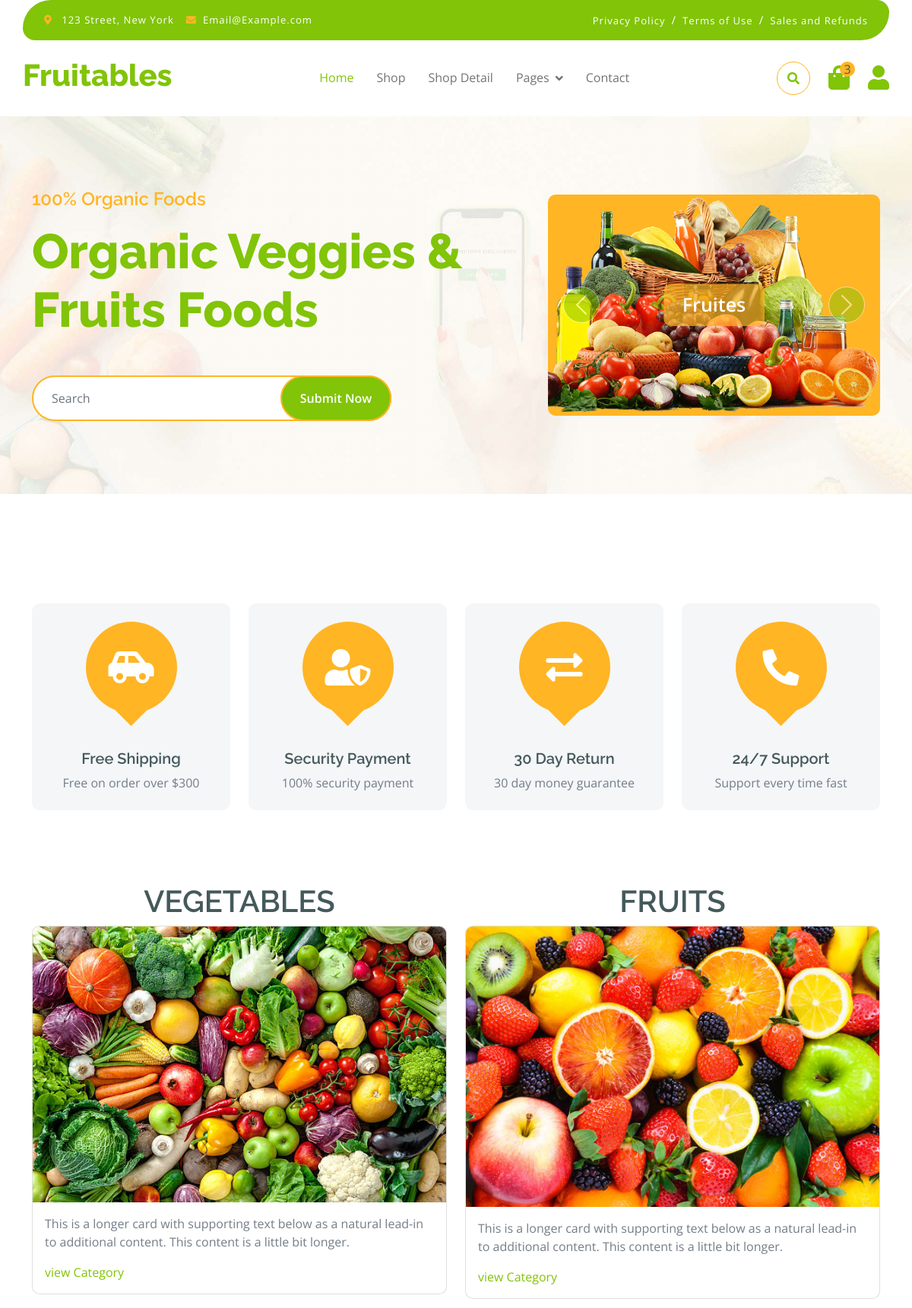
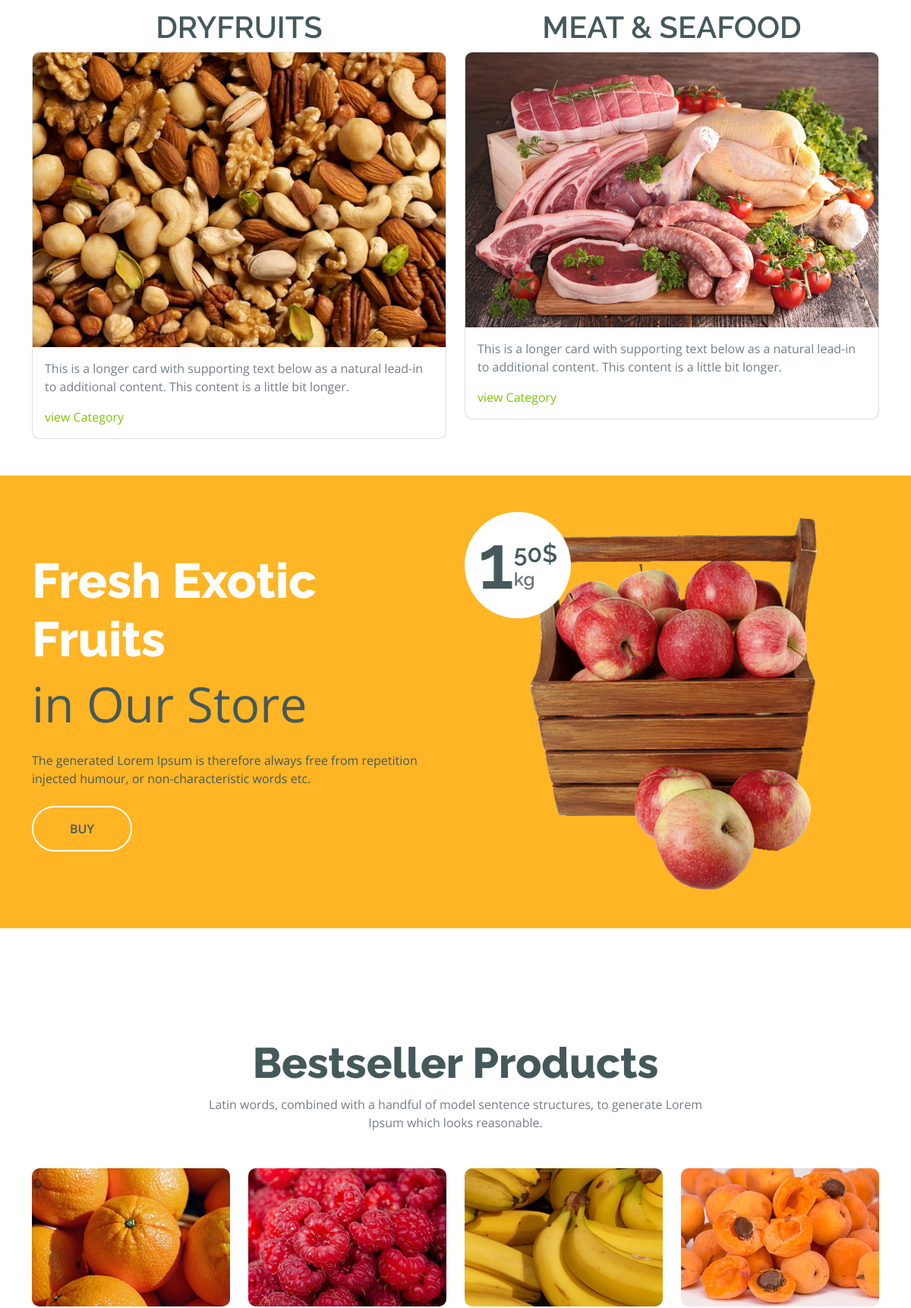
The page / (upper part) on the database its author committed (2 pictures, top to bottom).
### tables this page shows
CREATE TABLE `category` (
  `cat_id` int(255) NOT NULL,
  `cat_name` varchar(255) NOT NULL,
  `cat_image` varchar(255) NOT NULL
);

### index.php (the view, shortened to what this page needs)
<?php
include("config.php");
include("includes/header2.php");
?>
        <div class="container-fluid py-5 mb-5 hero-header">
            <div class="container py-5">
                <div class="row g-5 align-items-center">
                    <div class="col-md-12 col-lg-7">
                        <h4 class="mb-3 text-secondary">100% Organic Foods</h4>
                        <h1 class="mb-5 display-3 text-primary">Organic Veggies & Fruits Foods</h1>
                        <div class="position-relative mx-auto">
                            <input class="form-control border-2 border-secondary w-75 py-3 px-4 rounded-pill" type="number" placeholder="Search">
                            <button type="submit" class="btn btn-primary border-2 border-secondary py-3 px-4 position-absolute rounded-pill text-white h-100" style="top: 0; right: 25%;">Submit Now</button>
                        </div>
                    </div>
                    <div class="col-md-12 col-lg-5">
                        <div id="carouselId" class="carousel slide position-relative" data-bs-ride="carousel">
                            <div class="carousel-inner" role="listbox">
                                <div class="carousel-item active rounded">
                                    <img src="img/hero-img-1.png" class="img-fluid w-100 h-100 bg-secondary rounded" alt="First slide">
                                    <a href="#" class="btn px-4 py-2 text-white rounded">Fruites</a>
                                </div>
                            </div>
                            <button class="carousel-control-prev" type="button" data-bs-target="#carouselId" data-bs-slide="prev">
                                <span class="carousel-control-prev-icon" aria-hidden="true"></span>
                            </button>
                            <button class="carousel-control-next" type="button" data-bs-target="#carouselId" data-bs-slide="next">
                                <span class="carousel-control-next-icon" aria-hidden="true"></span>
                            </button>
                        </div>
                    </div>
                </div>
            </div>
        </div>
        <div class="container-fluid featurs py-5">
            <div class="container py-5">
                <div class="row g-4">
                    <div class="col-md-6 col-lg-3">
                        <div class="featurs-item text-center rounded bg-light p-4">
                            <div class="featurs-icon btn-square rounded-circle bg-secondary mb-5 mx-auto">
                                <i class="fas fa-car-side fa-3x text-white"></i>
                            </div>
                            <div class="featurs-content text-center">
                                <h5>Free Shipping</h5>
                                <p class="mb-0">Free on order over $300</p>
                            </div>
                        </div>
                    </div>
                    <div class="col-md-6 col-lg-3">
                        <div class="featurs-item text-center rounded bg-light p-4">
                            <div class="featurs-icon btn-square rounded-circle bg-secondary mb-5 mx-auto">
                                <i class="fas fa-user-shield fa-3x text-white"></i>
                            </div>
                            <div class="featurs-content text-center">
                                <h5>Security Payment</h5>
                                <p class="mb-0">100% security payment</p>
                            </div>
                        </div>
                    </div>
                    <div class="col-md-6 col-lg-3">
                        <div class="featurs-item text-center rounded bg-light p-4">
                            <div class="featurs-icon btn-square rounded-circle bg-secondary mb-5 mx-auto">
                                <i class="fas fa-exchange-alt fa-3x text-white"></i>
                            </div>
                            <div class="featurs-content text-center">
                                <h5>30 Day Return</h5>
                                <p class="mb-0">30 day money guarantee</p>
                            </div>
                        </div>
                    </div>
                    <div class="col-md-6 col-lg-3">
                        <div class="featurs-item text-center rounded bg-light p-4">
                            <div class="featurs-icon btn-square rounded-circle bg-secondary mb-5 mx-auto">
                                <i class="fa fa-phone-alt fa-3x text-white"></i>
                            </div>
                            <div class="featurs-content text-center">
                                <h5>24/7 Support</h5>
                                <p class="mb-0">Support every time fast</p>
                            </div>
                        </div>
                    </div>
                </div>
            </div>
        </div>
<?php
    $fetch_cat="SELECT * FROM `category`";
    $run=mysqli_query($connection,$fetch_cat);
    if (mysqli_num_rows($run)>0) {
?>
  <div class="container">
  <div class="row row-cols-1 row-cols-md-2 g-4">
      <?php
      while ($row=mysqli_fetch_assoc($run)) {
    ?>
  <div class="col">
      <h1 class="card-title text-center text-uppercase"><?php echo $row['cat_name']?></h1>
    <div class="card">
      <img src="<?php echo 'admin-pro/images/'.$row['cat_image']?>" class="card-img-top" alt="...">
      <div class="card-body">
        <p class="card-text">This is a longer card with supporting text below as a natural lead-in to additional content. This content is a little bit longer.</p>
        <a href="fetchpro.php?id=<?php echo $row['cat_id']?>">view Category</a>
    </div>
</div>
  </div>
  <?php
   }
}
  ?>
</div>
</div>
        <div class="container-fluid banner bg-secondary my-5">
            <div class="container py-5">
                <div class="row g-4 align-items-center">
                    <div class="col-lg-6">
                        <div class="py-4">
                            <h1 class="display-3 text-white">Fresh Exotic Fruits</h1>
                            <p class="fw-normal display-3 text-dark mb-4">in Our Store</p>
                            <p class="mb-4 text-dark">The generated Lorem Ipsum is therefore always free from repetition injected humour, or non-characteristic words etc.</p>
                            <a href="#" class="banner-btn btn border-2 border-white rounded-pill text-dark py-3 px-5">BUY</a>
                        </div>
                    </div>
                    <div class="col-lg-6">
                        <div class="position-relative">
                            <img src="img/baner-1.png" class="img-fluid w-100 rounded" alt="">
                            <div class="d-flex align-items-center justify-content-center bg-white rounded-circle position-absolute" style="width: 140px; height: 140px; top: 0; left: 0;">
                                <h1 style="font-size: 100px;">1</h1>
                                <div class="d-flex flex-column">
                                    <span class="h2 mb-0">50$</span>
                                    <span class="h4 text-muted mb-0">kg</span>
                                </div>
                            </div>
                        </div>
                    </div>
                </div>
            </div>
        </div>
        <div class="container-fluid py-5">
            <div class="container py-5">
                <div class="text-center mx-auto mb-5" style="max-width: 700px;">
                    <h1 class="display-4">Bestseller Products</h1>
                    <p>Latin words, combined with a handful of model sentence structures, to generate Lorem Ipsum which looks reasonable.</p>
                </div>
                <div class="row g-4">
                    <div class="col-md-6 col-lg-6 col-xl-3">
                        <div class="text-center">
                            <img src="img/fruite-item-1.jpg" class="img-fluid rounded" alt="">
                        </div>
                    </div>
                    <div class="col-md-6 col-lg-6 col-xl-3">
                        <div class="text-center">
                            <img src="img/fruite-item-2.jpg" class="img-fluid rounded" alt="">
                        </div>
                    </div>
                    <div class="col-md-6 col-lg-6 col-xl-3">
                        <div class="text-center">
                            <img src="img/fruite-item-3.jpg" class="img-fluid rounded" alt="">
                        </div>
                    </div>
                    <div class="col-md-6 col-lg-6 col-xl-3">
                        <div class="text-center">
                            <img src="img/fruite-item-4.jpg" class="img-fluid rounded" alt="">
                        </div>
                    </div>
                </div>
            </div>
        </div>
<?php
include("includes/footer2.php");
?>

### css/style.css (style rules this page uses)
.btn { font-weight: 600; transition: .5s; }
.btn-square { width: 32px; height: 32px; }
.btn-square, .btn-sm-square, .btn-md-square, .btn-lg-square { padding: 0; display: flex; align-items: center; justify-content: center; font-weight: normal; }
.btn.border-secondary { transition: 0.5s; }
.hero-header { background: linear-gradient(rgba(248, 223, 173, 0.1), rgba(248, 223, 173, 0.1)), url(../img/hero-img.jpg); background-position: center center; background-repeat: no-repeat; background-size: cover; }
.carousel-item { position: relative; }
.carousel-item a { position: absolute; top: 50%; left: 50%; transform: translate(-50%, -50%); font-size: 25px; background: linear-gradient(rgba(255, 181, 36, 0.7), rgba(255, 181, 36, 0.7)); }
.carousel-control-next, .carousel-control-prev { width: 48px; height: 48px; border-radius: 48px; border: 1px solid var(--bs-white); background: var(--bs-primary); position: absolute; top: 50%; transform: translateY(-50%); }
.carousel-control-next { margin-right: 20px; }
.carousel-control-prev { margin-left: 20px; }
@media (min-width: 992px) { .hero-header, .page-header { margin-top: 152px !important; } }
.featurs .featurs-item .featurs-icon { position: relative; width: 120px; height: 120px; }
.featurs .featurs-item .featurs-icon::after { content: ""; width: 35px; height: 35px; background: var(--bs-secondary); position: absolute; bottom: -10px; transform: translate(-50%); transform: rotate(45deg); background: var(--bs-secondary); }

### rows shown on the page
category: cat_name "VEGETABLES", cat_image (picture)
category: cat_name "FRUITS", cat_image (picture)
category: cat_name "DRYFRUITS", cat_image (picture)
category: cat_name "MEAT & SEAFOOD", cat_image (picture)
